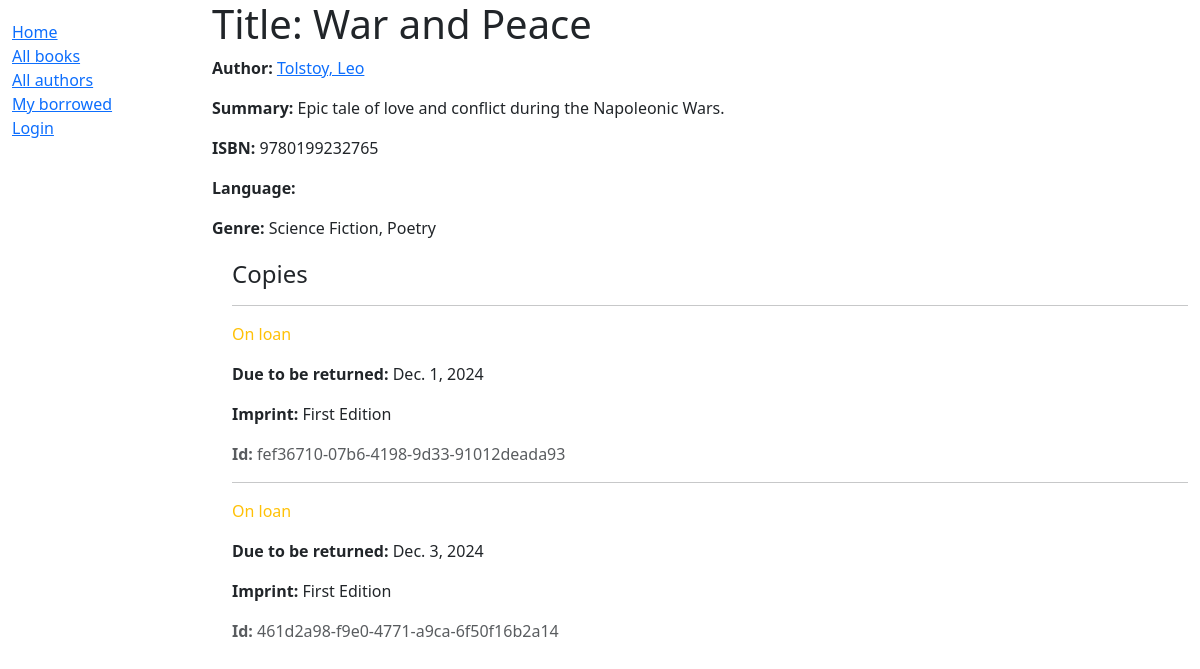
Page /catalog/book/5 on the committed database.
### catalog/models.py (models this page shows, shortened)
class Book(models.Model):
    title = models.CharField(max_length=200)
    author = models.ForeignKey('Author', on_delete=models.RESTRICT, null=True)
    summary = models.TextField(max_length=1000, help_text="Enter a brief description of the book")
    isbn = models.CharField('ISBN', max_length=13, unique=True, help_text='13 Character <a href="https://www.isbn-international.org/content/what-isbn''">ISBN number</a>')
    genre = models.ManyToManyField(Genre, help_text="Select a genre for this book")
    def display_genre(self):
        """Create a string for the genre. This is required to display genre in Admin."""
        return ', '.join(genre.name for genre in self.genre.all()[:3])
    display_genre.short_description = "Genre"

class Author(models.Model):
    first_name = models.CharField(max_length=100)
    last_name = models.CharField(max_length=100)
    date_of_birth = models.DateField(null=True, blank=True)
    date_of_death = models.DateField('Died', null=True, blank=True)
    class Meta:
        ordering = ['last_name', 'first_name']
    def __str__(self):
        return f'{self.last_name}, {self.first_name}'

class Genre(models.Model):
    name = models.CharField(
        max_length=200,
        unique=True,
        help_text="Enter a book genre (e.g. Science Fiction, French Poetry etc..)"
    )
    def __str__(self):
        return self.name
    class Meta:
        constraints = [
            UniqueConstraint(
                Lower('name'),
                name='genre_name_case_insentitive_unique',
                violation_error_message = "Genre already exists (case insensitive match)"
            ),
        ]

class BookInstance(models.Model):
    id = models.UUIDField(primary_key=True, default=uuid.uuid4, help_text="Unique ID for this particular book across whole library")
    book = models.ForeignKey('Book', on_delete=models.RESTRICT, null=True)
    imprint = models.CharField(max_length=200)
    due_back = models.DateField(null=True, blank=True)
    borrower = models.ForeignKey(settings.AUTH_USER_MODEL, on_delete=models.SET_NULL, null=True, blank=True)
    LOAN_STATUS = (
        ('m', 'Maintenance'),
        ('o', 'On loan'),
        ('a', 'Available'),
        ('r', 'Reserved'),
    )
    status = models.CharField(
        max_length=1,
        choices=LOAN_STATUS,
        blank=True,
        default='m',
        help_text='Book availability',
    )
    class Meta:
        ordering=['due_back']
        permissions = (('can_mark_returned', 'Set book as returned'), )

### catalog/views.py (the view)
# urls.py: path('book/<int:pk>', views.BookDetailView.as_view(), name='book-detail'),
class BookDetailView(generic.DetailView):
    model = Book

### catalog/templates/catalog/book_detail.html
{% extends "base_generic.html" %}
{% block content %}
  <h1>Title: {{ book.title }}</h1>
  <p><strong>Author:</strong> <a href="">{{ book.author }}</a></p>
  <p><strong>Summary:</strong> {{ book.summary }}</p>
  <p><strong>ISBN:</strong> {{ book.isbn }}</p>
  <p><strong>Language:</strong> {{ book.language }}</p>
  <p><strong>Genre:</strong> {{ book.genre.all|join:", " }}</p>
  <div style="margin-left:20px;margin-top:20px">
    <h4>Copies</h4>
    {% for copy in book.bookinstance_set.all %}
      <hr />
      <p
        class="{% if copy.status == 'a' %}text-success{% elif copy.status == 'm' %}text-danger{% else %}text-warning{% endif %}">
        {{ copy.get_status_display }}
      </p>
      {% if copy.status != 'a' %}
        <p><strong>Due to be returned:</strong> {{ copy.due_back }}</p>
      {% endif %}
      <p><strong>Imprint:</strong> {{ copy.imprint }}</p>
      <p class="text-muted"><strong>Id:</strong> {{ copy.id }}</p>
    {% endfor %}
  </div>
{% endblock %}

### rows in the picture
Book: author "Tolstoy, Leo", summary "Epic tale of love and conflict during the Napoleonic Wars.", isbn "9780199232765", genre.all "Science Fiction, Poetry"
BookInstance: status "On loan", due_back "Dec. 1, 2024", imprint "First Edition", id "fef36710-07b6-4198-9d33-91012deada93"
BookInstance: status "On loan", due_back "Dec. 3, 2024", imprint "First Edition", id "461d2a98-f9e0-4771-a9ca-6f50f16b2a14"
